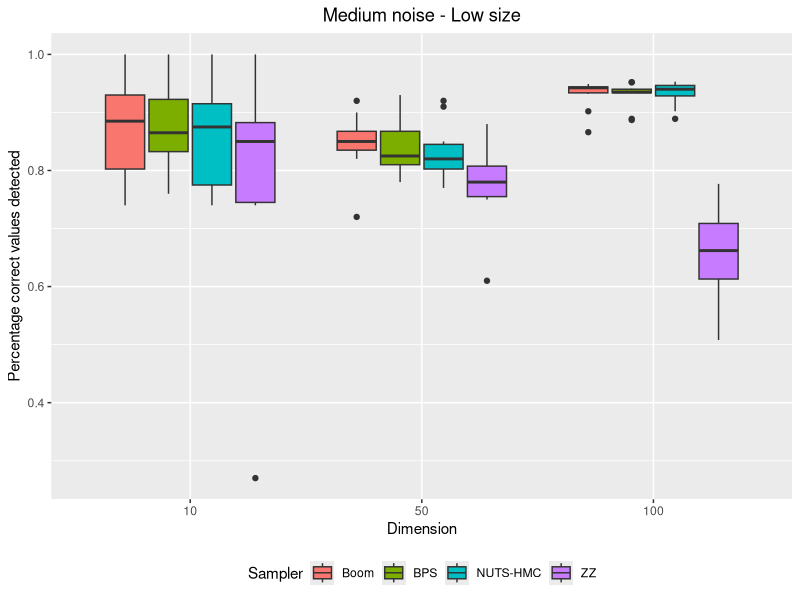

This figure's R source:
# plot by number of dimensions
library(ggplot2)

perCorrect_bk_d10_n100_smed = read.csv("perCorrect_bk_d10_n100_smed.csv")
perCorrect_zz_d10_n100_smed = read.csv("perCorrect_zz_d10_n100_smed.csv")
perCorrect_hmc_d10_n100_smed = read.csv("perCorrect_hmc_d10_n100_smed.csv")
perCorrect_bps_d10_n100_smed = read.csv("perCorrect_bps_d10_n100_smed.csv")
perCorrect_bk_d50_n100_smed = read.csv("perCorrect_bk_d50_n100_smed.csv")
perCorrect_zz_d50_n100_smed = read.csv("perCorrect_zz_d50_n100_smed.csv")
perCorrect_hmc_d50_n100_smed = read.csv("perCorrect_hmc_d50_n100_smed.csv")
perCorrect_bps_d50_n100_smed = read.csv("perCorrect_bps_d50_n100_smed.csv")
perCorrect_bk_d100_n1000_smed = read.csv("perCorrect_bk_d100_n1000_smed.csv")
perCorrect_zz_d100_n1000_smed = read.csv("perCorrect_zz_d100_n1000_smed.csv")
perCorrect_hmc_d100_n1000_smed = read.csv("perCorrect_hmc_d100_n1000_smed.csv")
perCorrect_bps_d100_n1000_smed = read.csv("perCorrect_bps_d100_n1000_smed.csv")

#dataframe creation 
perCorrect_d10 = c(perCorrect_bk_d10_n100_smed$X0,perCorrect_bps_d10_n100_smed$X0,perCorrect_zz_d10_n100_smed$X0,perCorrect_hmc_d10_n100_smed$X0)
perCorrect_d50 = c(perCorrect_bk_d50_n100_smed$X0,perCorrect_bps_d50_n100_smed$X0,perCorrect_zz_d50_n100_smed$X0,perCorrect_hmc_d50_n100_smed$X0)
perCorrect_d100 = c(perCorrect_bk_d100_n1000_smed$X0,perCorrect_bps_d100_n1000_smed$X0,perCorrect_zz_d100_n1000_smed$X0,perCorrect_hmc_d100_n1000_smed$X0)
perCorrect_val = c(perCorrect_d10, perCorrect_d50, perCorrect_d100)
perCorrect = c("10", "50", "100")
d_val = rep(perCorrect, each=40)
samplers = c("Boom", "BPS", "ZZ", "NUTS-HMC")
s_val = c(rep(samplers, each=10),rep(samplers, each=10),rep(samplers, each=10))

df = data.frame(d_val, perCorrect_val, s_val)

#plot 
png("perCorrect_by_dimension_nlow_smed.png", units="in", width=5, height=5, res=600)
ggplot(df, aes(x=factor(d_val, level=c("10", "50", "100")), y=perCorrect_val, fill=s_val)) + 
  geom_boxplot() + xlab("Dimension") + ylab("Percentage correct values detected") + ggtitle("Medium noise - Low size")+ labs(fill='Sampler') + theme(plot.title = element_text(hjust = 0.5), legend.position="bottom")
dev.off()